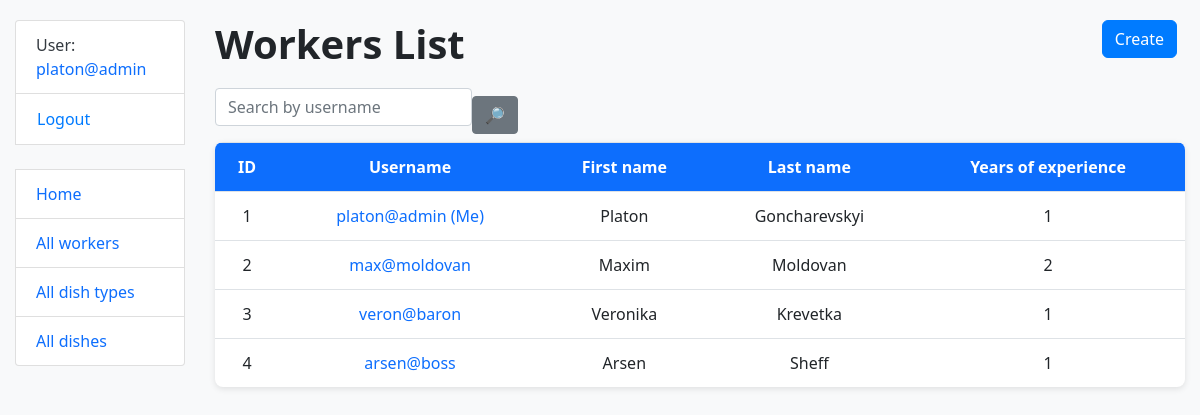
The page /cook/ (signed in) on the database its author committed.
### restaurant/models.py (models this page shows, shortened)
class Cook(AbstractUser):
    years_of_experience = models.IntegerField(null=True, blank=True)
    def get_absolute_url(self):
        return reverse("restaurant:cook-detail", kwargs={"pk": self.pk})

### restaurant/views.py (the view)
# urls.py: path("cook/", CookListView.as_view(), name="cook-list"),
class CookListView(LoginRequiredMixin, generic.ListView):
    model = Cook
    paginate_by = 5
    def get_context_data(
        self, *, object_list = ..., **kwargs
    ):
        context = super(CookListView, self).get_context_data(**kwargs)
        username = self.request.GET.get("username", "")
        context["search_form"] = CookSearchForm(
            initial={"username": username}
        )
        return context
    def get_queryset(self):
        queryset = Cook.objects.select_related(None)
        form = CookSearchForm(self.request.GET)
        if form.is_valid():
            return queryset.filter(username__icontains=form.cleaned_data["username"])
        return queryset

### restaurant/forms.py
class CookSearchForm(forms.Form):
    username = forms.CharField(
        max_length=255,
        required=False,
        label="",
        widget=forms.TextInput(attrs={"placeholder": "Search by username"})
    )

### templates/restaurant/cook_list.html
{% extends "base.html" %}
{% load crispy_forms_filters %}
{% block content %}
    <h1>
      Workers List
      <a href="{% url "restaurant:cook-create" %}" class="btn btn-primary link-to-page">
        Create
      </a>
    </h1>
    <form method="get" action="" class="form-inline">
      {{ search_form|crispy }}
      <input class="btn btn-secondary" type="submit" value="🔎">
    </form>
    {% if cook_list %}
    <table class="table">
      <tr>
        <th>ID</th>
        <th>Username</th>
        <th>First name</th>
        <th>Last name</th>
        <th>Years of experience</th>
      </tr>
    {% for cook in cook_list %}
      <tr>
        <td>{{ cook.id }}</td>
        <td><a href="{{ cook.get_absolute_url }}">{{ cook.username }} {% if user == cook %} (Me){% endif %}</a></td>
        <td>{{ cook.first_name }}</td>
        <td>{{ cook.last_name }}</td>
        <td>{{ cook.years_of_experience }}</td>
      </tr>
    {% endfor %}
    </table>
    {% else %}
      <p>There are no workers in the service.</p>
    {% endif %}
{% endblock %}

### templates/includes/sidebar.html (shortened to what this page needs)
<ul class="sidebar-nav list-group">
  {% if user.is_authenticated %}
    <li class="list-group-item">User: <a href="{{ user.get_absolute_url }}">{{ user.get_username }}</a></li>
    <li class="list-group-item">
      <form method="post" action="{% url 'logout' %}" style="display:inline;">
        <button type="submit" class="btn btn-link p-0 m-0 align-baseline">Logout</button>
      </form>
    </li>
  {% else %}
    <li class="list-group-item"><a href="{% url 'login'%}?next={{request.path}}">Login</a></li>
  {% endif %}
  <br>
  <li class="list-group-item"><a href="{% url 'restaurant:index' %}">Home</a></li>
  <li class="list-group-item"><a href="{% url 'restaurant:cook-list' %}">All workers</a></li>
  <li class="list-group-item"><a href="{% url 'restaurant:dishtype-list' %}">All dish types</a></li>
  <li class="list-group-item"><a href="{% url 'restaurant:dish-list' %}">All dishes</a></li>
</ul>

### static/css/styles.css (style rules this page uses)
body { background-color: #f8f9fa; margin-top: 20px; font-family: "Segoe UI", Arial, sans-serif; color: #343a40; }
h1, h2, h3 { font-weight: 600; margin-bottom: 20px; color: #212529; }
.link-to-page { float: right; margin-left: 8px; margin-right: 8px; border-radius: 6px; transition: 0.2s; }
.table { background: #fff; border-radius: 8px; overflow: hidden; box-shadow: 0px 2px 6px rgba(0,0,0,0.1); }
.table th { background-color: #0d6efd; color: white; text-align: center; vertical-align: middle; }
.table td { vertical-align: middle; text-align: center; }
a { text-decoration: none; color: #0d6efd; }

### rows shown on the page
Cook: get_username "platon@admin", id "1", username "platon@admin", shows "(Me)", first_name "Platon", last_name "Goncharevskyi", years_of_experience "1"
Cook: id "2", username "max@moldovan", first_name "Maxim", last_name "Moldovan", years_of_experience "2"
Cook: id "3", username "veron@baron", first_name "Veronika", last_name "Krevetka", years_of_experience "1"
Cook: id "4", username "arsen@boss", first_name "Arsen", last_name "Sheff", years_of_experience "1"
